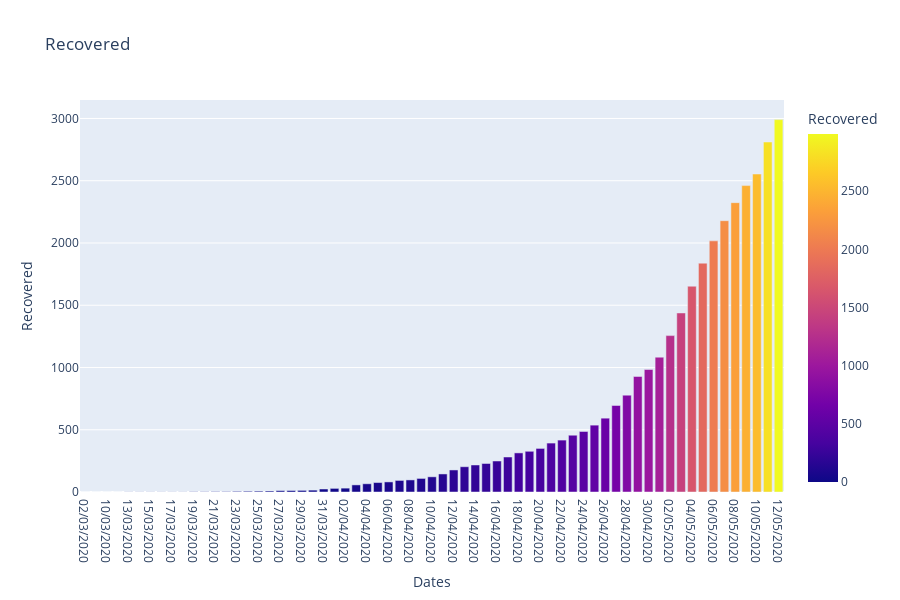

This figure's notebook cell:
### Code cell
#hide_input
# Recovered Cases
fig = px.bar(MA_data,x="Dates",y="Recovered",color="Recovered",orientation="v",
             height=600,title="Recovered",
             color_discrete_sequence=px.colors.sequential.Plasma)
#fig.update_layout(plot_bgcolor='rgb(230,230,230)')
fig.show()

### Figure 1 — Plotly figure (JSON) as saved in the notebook; plotly's stock layout.template omitted (floating-point values rounded to 4 significant figures)
{"data": [{"alignmentgroup": "True", "hovertemplate": "Dates=%{x}<br>Recovered=%{marker.color}<extra></extra>", "legendgroup": "", "marker": {"color": [0, 0, 0, 0, 1, 1, 1, 1, 1, 1, 2, 2, 3, 3, 5, 6, 7, 8, 11, 12, 13, 15, 24, 29, 31, 57, 66, 76, 81, 93, 97, 109, 122, 145, 177, 203, 217, 229, 249, 281, 314, 327, 350, 393, 417, 456, 486, 537, 593, 695, 778, 928, 984, 1083, 1256, 1438, 1653, 1838, 2017, 2179, 2324, 2461, 2554, 2811, 2991], "coloraxis": "coloraxis"}, "name": "", "offsetgroup": "", "orientation": "v", "showlegend": false, "textposition": "auto", "type": "bar", "x": ["02/03/2020", "05/03/2020", "10/03/2020", "11/03/2020", "13/03/2020", "14/03/2020", "15/03/2020", "16/03/2020", "17/03/2020", "18/03/2020", "19/03/2020", "20/03/2020", "21/03/2020", "22/03/2020", "23/03/2020", "24/03/2020", "25/03/2020", "26/03/2020", "27/03/2020", "28/03/2020", "29/03/2020", "30/03/2020", "31/03/2020", "01/04/2020", "02/04/2020", "03/04/2020", "04/04/2020", "05/04/2020", "06/04/2020", "07/04/2020", "08/04/2020", "09/04/2020", "10/04/2020", "11/04/2020", "12/04/2020", "13/04/2020", "14/04/2020", "15/04/2020", "16/04/2020", "17/04/2020", "18/04/2020", "19/04/2020", "20/04/2020", "21/04/2020", "22/04/2020", "23/04/2020", "24/04/2020", "25/04/2020", "26/04/2020", "27/04/2020", "28/04/2020", "29/04/2020", "30/04/2020", "01/05/2020", "02/05/2020", "03/05/2020", "04/05/2020", "05/05/2020", "06/05/2020", "07/05/2020", "08/05/2020", "09/05/2020", "10/05/2020", "11/05/2020", "12/05/2020"], "xaxis": "x", "y": [0, 0, 0, 0, 1, 1, 1, 1, 1, 1, 2, 2, 3, 3, 5, 6, 7, 8, 11, 12, 13, 15, 24, 29, 31, 57, 66, 76, 81, 93, 97, 109, 122, 145, 177, 203, 217, 229, 249, 281, 314, 327, 350, 393, 417, 456, 486, 537, 593, 695, 778, 928, 984, 1083, 1256, 1438, 1653, 1838, 2017, 2179, 2324, 2461, 2554, 2811, 2991], "yaxis": "y"}], "layout": {"barmode": "relative", "coloraxis": {"colorbar": {"title": {"text": "Recovered"}}, "colorscale": [[0, "#0d0887"], [0.1111, "#46039f"], [0.2222, "#7201a8"], [0.3333, "#9c179e"], [0.4444, "#bd3786"], [0.5556, "#d8576b"], [0.6667, "#ed7953"], [0.7778, "#fb9f3a"], [0.8889, "#fdca26"], [1, "#f0f921"]]}, "height": 600, "legend": {"tracegroupgap": 0}, "title": {"text": "Recovered"}, "xaxis": {"anchor": "y", "domain": [0, 1], "title": {"text": "Dates"}}, "yaxis": {"anchor": "x", "domain": [0, 1], "title": {"text": "Recovered"}}}}
